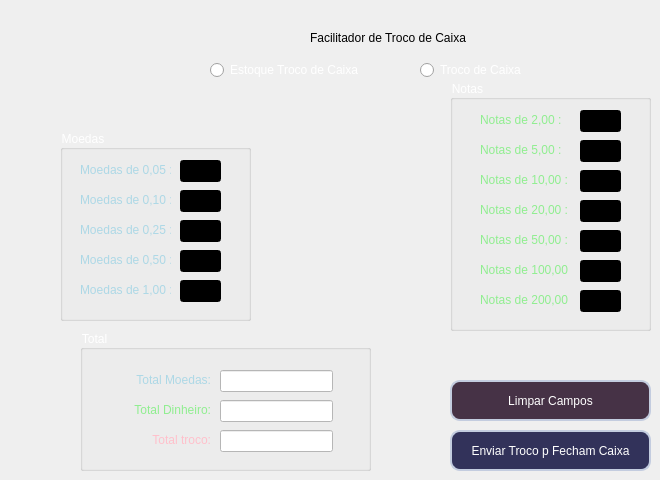
  <widget class="QWidget" name="troco_cx">
   <widget class="QLabel" name="label">
    <property name="geometry">
     <rect>
      <x>310</x>
      <y>30</y>
      <width>161</width>
      <height>16</height>
     </rect>
    </property>
    <property name="text">
     <string>Facilitador de Troco de Caixa</string>
    </property>
   </widget>
   <widget class="QGroupBox" name="groupBox_moedas">
    <property name="geometry">
     <rect>
      <x>60</x>
      <y>130</y>
      <width>191</width>
      <height>191</height>
     </rect>
    </property>
    <property name="styleSheet">
     <string notr="true">color: white;</string>
    </property>
    <property name="title">
     <string>Moedas</string>
    </property>
    <widget class="QLabel" name="label_5">
     <property name="geometry">
      <rect>
       <x>20</x>
       <y>30</y>
       <width>91</width>
       <height>20</height>
      </rect>
     </property>
     <property name="styleSheet">
      <string notr="true">color: lightblue;</string>
     </property>
     <property name="text">
      <string>Moedas de 0,05 :</string>
     </property>
    </widget>
    <widget class="QLineEdit" name="input_moedas_005">
     <property name="geometry">
      <rect>
       <x>120</x>
       <y>30</y>
       <width>41</width>
       <height>22</height>
      </rect>
     </property>
     <property name="styleSheet">
      <string notr="true">background-color: black;
color: white;</string>
     </property>
    </widget>
    <widget class="QLabel" name="label_6">
     <property name="geometry">
      <rect>
       <x>20</x>
       <y>60</y>
       <width>91</width>
       <height>20</height>
      </rect>
     </property>
     <property name="styleSheet">
      <string notr="true">color: lightblue;</string>
     </property>
     <property name="text">
      <string>Moedas de 0,10 :</string>
     </property>
    </widget>
    <widget class="QLineEdit" name="input_moedas_010">
     <property name="geometry">
      <rect>
       <x>120</x>
       <y>60</y>
       <width>41</width>
       <height>22</height>
      </rect>
     </property>
     <property name="styleSheet">
      <string notr="true">background-color: black;
color: white;</string>
     </property>
    </widget>
    <widget class="QLineEdit" name="input_moedas_025">
     <property name="geometry">
      <rect>
       <x>120</x>
       <y>90</y>
       <width>41</width>
       <height>22</height>
      </rect>
     </property>
     <property name="styleSheet">
      <string notr="true">background-color: black;
color: white;</string>
     </property>
    </widget>
    <widget class="QLabel" name="label_7">
     <property name="geometry">
      <rect>
       <x>20</x>
       <y>90</y>
       <width>91</width>
       <height>20</height>
      </rect>
     </property>
     <property name="styleSheet">
      <string notr="true">color: lightblue;</string>
     </property>
     <property name="text">
      <string>Moedas de 0,25 :</string>
     </property>
    </widget>
    <widget class="QLabel" name="label_8">
     <property name="geometry">
      <rect>
       <x>20</x>
       <y>120</y>
       <width>91</width>
       <height>20</height>
      </rect>
     </property>
     <property name="styleSheet">
      <string notr="true">color: lightblue;</string>
     </property>
     <property name="text">
      <string>Moedas de 0,50 :</string>
     </property>
    </widget>
    <widget class="QLineEdit" name="input_moedas_050">
     <property name="geometry">
      <rect>
       <x>120</x>
       <y>120</y>
       <width>41</width>
       <height>22</height>
      </rect>
     </property>
     <property name="styleSheet">
      <string notr="true">background-color: black;
color: white;</string>
     </property>
    </widget>
    <widget class="QLineEdit" name="input_moedas_100">
     <property name="geometry">
      <rect>
       <x>120</x>
       <y>150</y>
       <width>41</width>
       <height>22</height>
      </rect>
     </property>
     <property name="styleSheet">
      <string notr="true">background-color: black;
color: white;</string>
     </property>
    </widget>
    <widget class="QLabel" name="label_9">
     <property name="geometry">
      <rect>
       <x>20</x>
       <y>150</y>
       <width>91</width>
       <height>20</height>
      </rect>
     </property>
     <property name="styleSheet">
      <string notr="true">color: lightblue;</string>
     </property>
     <property name="text">
      <string>Moedas de 1,00 :</string>
     </property>
    </widget>
   </widget>
   <widget class="QGroupBox" name="groupBox_notas">
    <property name="geometry">
     <rect>
      <x>450</x>
      <y>80</y>
      <width>201</width>
      <height>251</height>
     </rect>
    </property>
    <property name="styleSheet">
     <string notr="true">color: white;</string>
    </property>
    <property name="title">
     <string>Notas</string>
    </property>
    <widget class="QLineEdit" name="input_notas_2">
     <property name="geometry">
      <rect>
       <x>130</x>
       <y>30</y>
       <width>41</width>
       <height>22</height>
      </rect>
     </property>
     <property name="styleSheet">
      <string notr="true">background-color: black;
color: white;</string>
     </property>
    </widget>
    <widget class="QLabel" name="label_10">
     <property name="geometry">
      <rect>
       <x>30</x>
       <y>30</y>
       <width>91</width>
       <height>20</height>
      </rect>
     </property>
     <property name="styleSheet">
      <string notr="true">color: lightgreen;</string>
     </property>
     <property name="text">
      <string>Notas de 2,00 :</string>
     </property>
    </widget>
    <widget class="QLabel" name="label_11">
     <property name="geometry">
      <rect>
       <x>30</x>
       <y>60</y>
       <width>91</width>
       <height>20</height>
      </rect>
     </property>
     <property name="styleSheet">
      <string notr="true">color: lightgreen;</string>
     </property>
     <property name="text">
      <string>Notas de 5,00 :</string>
     </property>
    </widget>
    <widget class="QLineEdit" name="input_notas_5">
     <property name="geometry">
      <rect>
       <x>130</x>
       <y>60</y>
       <width>41</width>
       <height>22</height>
      </rect>
     </property>
     <property name="styleSheet">
      <string notr="true">background-color: black;
color: white;</string>
     </property>
    </widget>
    <widget class="QLineEdit" name="input_notas_10">
     <property name="geometry">
      <rect>
       <x>130</x>
       <y>90</y>
       <width>41</width>
       <height>22</height>
      </rect>
     </property>
     <property name="styleSheet">
      <string notr="true">background-color: black;
color: white;</string>
     </property>
    </widget>
    <widget class="QLabel" name="label_12">
     <property name="geometry">
      <rect>
       <x>30</x>
       <y>90</y>
       <width>91</width>
       <height>20</height>
      </rect>
     </property>
     <property name="styleSheet">
      <string notr="true">color: lightgreen;</string>
     </property>
     <property name="text">
      <string>Notas de 10,00 :</string>
     </property>
    </widget>
    <widget class="QLabel" name="label_13">
     <property name="geometry">
      <rect>
       <x>30</x>
       <y>120</y>
       <width>91</width>
       <height>20</height>
      </rect>
     </property>
     <property name="styleSheet">
      <string notr="true">color: lightgreen;</string>
     </property>
     <property name="text">
      <string>Notas de 20,00 :</string>
     </property>
    </widget>
    <widget class="QLineEdit" name="input_notas_20">
     <property name="geometry">
      <rect>
       <x>130</x>
       <y>120</y>
       <width>41</width>
       <height>22</height>
      </rect>
     </property>
     <property name="styleSheet">
      <string notr="true">background-color: black;
color: white;</string>
     </property>
    </widget>
    <widget class="QLineEdit" name="input_notas_50">
     <property name="geometry">
      <rect>
       <x>130</x>
       <y>150</y>
       <width>41</width>
       <height>22</height>
      </rect>
     </property>
     <property name="styleSheet">
      <string notr="true">background-color: black;
color: white;</string>
     </property>
    </widget>
    <widget class="QLabel" name="label_14">
     <property name="geometry">
      <rect>
       <x>30</x>
       <y>150</y>
       <width>91</width>
       <height>20</height>
      </rect>
     </property>
     <property name="styleSheet">
      <string notr="true">color: lightgreen;</string>
     </property>
     <property name="text">
      <string>Notas de 50,00 :</string>
     </property>
    </widget>
    <widget class="QLineEdit" name="input_notas_100">
     <property name="geometry">
      <rect>
       <x>130</x>
       <y>180</y>
       <width>41</width>
       <height>22</height>
      </rect>
     </property>
     <property name="styleSheet">
      <string notr="true">background-color: black;
color: white;</string>
     </property>
    </widget>
    <widget class="QLabel" name="label_15">
     <property name="geometry">
      <rect>
       <x>30</x>
       <y>180</y>
       <width>91</width>
       <height>20</height>
      </rect>
     </property>
     <property name="styleSheet">
      <string notr="true">color: lightgreen;</string>
     </property>
     <property name="text">
      <string>Notas de 100,00 :</string>
     </property>
    </widget>
    <widget class="QLineEdit" name="input_notas_200">
     <property name="geometry">
      <rect>
       <x>130</x>
       <y>210</y>
       <width>41</width>
       <height>22</height>
      </rect>
     </property>
     <property name="styleSheet">
      <string notr="true">background-color: black;
color: white;</string>
     </property>
    </widget>
    <widget class="QLabel" name="label_16">
     <property name="geometry">
      <rect>
       <x>30</x>
       <y>210</y>
       <width>91</width>
       <height>20</height>
      </rect>
     </property>
     <property name="styleSheet">
      <string notr="true">color: lightgreen;</string>
     </property>
     <property name="text">
      <string>Notas de 200,00 :</string>
     </property>
    </widget>
   </widget>
   <widget class="QGroupBox" name="groupBox_total_troco">
    <property name="geometry">
     <rect>
      <x>80</x>
      <y>330</y>
      <width>291</width>
      <height>141</height>
     </rect>
    </property>
    <property name="styleSheet">
     <string notr="true">color: white;</string>
    </property>
    <property name="title">
     <string>Total</string>
    </property>
    <widget class="QLabel" name="label_2">
     <property name="geometry">
      <rect>
       <x>50</x>
       <y>40</y>
       <width>81</width>
       <height>20</height>
      </rect>
     </property>
     <property name="styleSheet">
      <string notr="true">color: lightblue;</string>
     </property>
     <property name="text">
      <string>Total Moedas:</string>
     </property>
     <property name="alignment">
      <set>Qt::AlignmentFlag::AlignRight|Qt::AlignmentFlag::AlignTrailing|Qt::AlignmentFlag::AlignVCenter</set>
     </property>
    </widget>
    <widget class="QLabel" name="label_3">
     <property name="geometry">
      <rect>
       <x>50</x>
       <y>70</y>
       <width>81</width>
       <height>20</height>
      </rect>
     </property>
     <property name="styleSheet">
      <string notr="true">color: lightgreen;</string>
     </property>
     <property name="text">
      <string>Total Dinheiro:</string>
     </property>
     <property name="alignment">
      <set>Qt::AlignmentFlag::AlignRight|Qt::AlignmentFlag::AlignTrailing|Qt::AlignmentFlag::AlignVCenter</set>
     </property>
    </widget>
    <widget class="QLabel" name="label_4">
     <property name="geometry">
      <rect>
       <x>50</x>
       <y>100</y>
       <width>81</width>
       <height>20</height>
      </rect>
     </property>
     <property name="styleSheet">
      <string notr="true">color: pink;</string>
     </property>
     <property name="text">
      <string>Total troco:</string>
     </property>
     <property name="alignment">
      <set>Qt::AlignmentFlag::AlignRight|Qt::AlignmentFlag::AlignTrailing|Qt::AlignmentFlag::AlignVCenter</set>
     </property>
    </widget>
    <widget class="QLineEdit" name="input_total_moedas">
     <property name="geometry">
      <rect>
       <x>140</x>
       <y>40</y>
       <width>113</width>
       <height>22</height>
      </rect>
     </property>
     <property name="styleSheet">
      <string notr="true">background-color: white;
color: blue;</string>
     </property>
     <property name="readOnly">
      <bool>true</bool>
     </property>
    </widget>
    <widget class="QLineEdit" name="input_total_dinheiro">
     <property name="geometry">
      <rect>
       <x>140</x>
       <y>70</y>
       <width>113</width>
       <height>22</height>
      </rect>
     </property>
     <property name="styleSheet">
      <string notr="true">background-color: white;
color: green;</string>
     </property>
     <property name="readOnly">
      <bool>true</bool>
     </property>
    </widget>
    <widget class="QLineEdit" name="input_total_troco">
     <property name="geometry">
      <rect>
       <x>140</x>
       <y>100</y>
       <width>113</width>
       <height>22</height>
      </rect>
     </property>
     <property name="styleSheet">
      <string notr="true">background-color: white;
color: red;</string>
     </property>
     <property name="readOnly">
      <bool>true</bool>
     </property>
    </widget>
   </widget>
   <widget class="QPushButton" name="btn_limpar_campos_facilitador_troco_cx">
    <property name="geometry">
     <rect>
      <x>450</x>
      <y>380</y>
      <width>201</width>
      <height>41</height>
     </rect>
    </property>
    <property name="styleSheet">
     <string notr="true">QPushButton {
	background-color: rgb(70,50,70);
	padding: 8px;
	border: 2px solid #c3ccdf;
	color: rgb(255,255,255);
	border-radius: 10px;
}

QPushButton:hover {
	background-color: rgb(85, 170, 255);
}

QPushButton:pressed {
	background-color: rgb(255, 0, 127);
}</string>
    </property>
    <property name="text">
     <string>Limpar Campos</string>
    </property>
   </widget>
   <widget class="QRadioButton" name="opcao_troco_cx">
    <property name="geometry">
     <rect>
      <x>420</x>
      <y>60</y>
      <width>131</width>
      <height>20</height>
     </rect>
    </property>
    <property name="styleSheet">
     <string notr="true">font: 700 10pt &quot;Segoe UI&quot;;
color: white;</string>
    </property>
    <property name="text">
     <string>Troco de Caixa</string>
    </property>
   </widget>
   <widget class="QRadioButton" name="opcao_estoque_troco_cx">
    <property name="geometry">
     <rect>
      <x>210</x>
      <y>60</y>
      <width>171</width>
      <height>20</height>
     </rect>
    </property>
    <property name="styleSheet">
     <string notr="true">font: 700 10pt &quot;Segoe UI&quot;;
color: white;</string>
    </property>
    <property name="text">
     <string>Estoque Troco de Caixa</string>
    </property>
   </widget>
   <widget class="QPushButton" name="btn_enviando_facilitador_troco_para_fechamento_caixa">
    <property name="geometry">
     <rect>
      <x>450</x>
      <y>430</y>
      <width>201</width>
      <height>41</height>
     </rect>
    </property>
    <property name="styleSheet">
     <string notr="true">QPushButton {
	background-color: rgb(50,50,90);
	padding: 8px;
	border: 2px solid #c3ccdf;
	color: rgb(255,255,255);
	border-radius: 10px;
}

QPushButton:hover {
	background-color: rgb(85, 170, 255);
}

QPushButton:pressed {
	background-color: rgb(255, 0, 127);
}</string>
    </property>
    <property name="text">
     <string>Enviar Troco p Fecham Caixa</string>
    </property>
   </widget>
  </widget>
